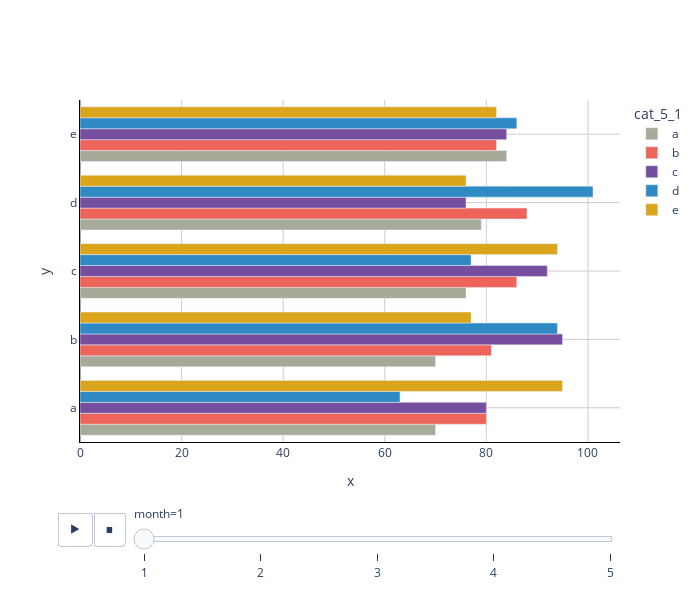

The notebook cell this image was saved under:
### Code cell
import plotly.express as px

fig = px.bar(df.groupby(['cat_5_0','month',  'cat_5_1'])['date'].count().reset_index(), 
            x="date", y="cat_5_0", animation_frame="month",
            color="cat_5_1", 
            color_discrete_sequence=px.colors.qualitative.Vivid_r, barmode='relative', orientation='h', title='x', subtitle='X')

plotlymodex.main_layout(fig, barmode='group')

### Figure 1 — Plotly figure (JSON) as saved in the notebook; plotly's stock layout.template omitted (floating-point values rounded to 4 significant figures)
{"data": [{"hovertemplate": "x: %{x}<br>y: %{y}", "legendgroup": "a", "marker": {"color": "rgb(165, 170, 153)", "pattern": {"shape": ""}}, "name": "a", "orientation": "h", "showlegend": true, "textposition": "auto", "type": "bar", "x": [70, 70, 76, 79, 84], "xaxis": "x", "y": ["a", "b", "c", "d", "e"], "yaxis": "y"}, {"hovertemplate": "x: %{x}<br>y: %{y}", "legendgroup": "b", "marker": {"color": "rgb(237, 100, 90)", "pattern": {"shape": ""}}, "name": "b", "orientation": "h", "showlegend": true, "textposition": "auto", "type": "bar", "x": [80, 81, 86, 88, 82], "xaxis": "x", "y": ["a", "b", "c", "d", "e"], "yaxis": "y"}, {"hovertemplate": "x: %{x}<br>y: %{y}", "legendgroup": "c", "marker": {"color": "rgb(118, 78, 159)", "pattern": {"shape": ""}}, "name": "c", "orientation": "h", "showlegend": true, "textposition": "auto", "type": "bar", "x": [80, 95, 92, 76, 84], "xaxis": "x", "y": ["a", "b", "c", "d", "e"], "yaxis": "y"}, {"hovertemplate": "x: %{x}<br>y: %{y}", "legendgroup": "d", "marker": {"color": "rgb(47, 138, 196)", "pattern": {"shape": ""}}, "name": "d", "orientation": "h", "showlegend": true, "textposition": "auto", "type": "bar", "x": [63, 94, 77, 101, 86], "xaxis": "x", "y": ["a", "b", "c", "d", "e"], "yaxis": "y"}, {"hovertemplate": "x: %{x}<br>y: %{y}", "legendgroup": "e", "marker": {"color": "rgb(218, 165, 27)", "pattern": {"shape": ""}}, "name": "e", "orientation": "h", "showlegend": true, "textposition": "auto", "type": "bar", "x": [95, 77, 94, 76, 82], "xaxis": "x", "y": ["a", "b", "c", "d", "e"], "yaxis": "y"}], "layout": {"barmode": "group", "height": 600, "legend": {"bgcolor": "#ffffff", "bordercolor": "#ffffff", "borderwidth": 1, "orientation": "v", "title": {"text": "cat_5_1"}, "tracegroupgap": 0}, "paper_bgcolor": "white", "plot_bgcolor": "white", "showlegend": true, "sliders": [{"active": 0, "currentvalue": {"prefix": "month="}, "len": 0.9, "pad": {"b": 10, "t": 60}, "steps": [{"args": [["1"], {"frame": {"duration": 0, "redraw": true}, "fromcurrent": true, "mode": "immediate", "transition": {"duration": 0, "easing": "linear"}}], "label": "1", "method": "animate"}, {"args": [["2"], {"frame": {"duration": 0, "redraw": true}, "fromcurrent": true, "mode": "immediate", "transition": {"duration": 0, "easing": "linear"}}], "label": "2", "method": "animate"}, {"args": [["3"], {"frame": {"duration": 0, "redraw": true}, "fromcurrent": true, "mode": "immediate", "transition": {"duration": 0, "easing": "linear"}}], "label": "3", "method": "animate"}, {"args": [["4"], {"frame": {"duration": 0, "redraw": true}, "fromcurrent": true, "mode": "immediate", "transition": {"duration": 0, "easing": "linear"}}], "label": "4", "method": "animate"}, {"args": [["5"], {"frame": {"duration": 0, "redraw": true}, "fromcurrent": true, "mode": "immediate", "transition": {"duration": 0, "easing": "linear"}}], "label": "5", "method": "animate"}], "x": 0.1, "xanchor": "left", "y": 0, "yanchor": "top"}], "title": {}, "updatemenus": [{"buttons": [{"args": [null, {"frame": {"duration": 500, "redraw": true}, "fromcurrent": true, "mode": "immediate", "transition": {"duration": 500, "easing": "linear"}}], "label": "&#9654;", "method": "animate"}, {"args": [[null], {"frame": {"duration": 0, "redraw": true}, "fromcurrent": true, "mode": "immediate", "transition": {"duration": 0, "easing": "linear"}}], "label": "&#9724;", "method": "animate"}], "direction": "left", "pad": {"r": 10, "t": 70}, "showactive": false, "type": "buttons", "x": 0.1, "xanchor": "right", "y": 0, "yanchor": "top"}], "width": 700, "xaxis": {"anchor": "y", "domain": [0, 1], "gridcolor": "#CCCCCC", "linecolor": "black", "showgrid": true, "title": {"text": "x"}, "type": "-", "zerolinecolor": "#AAAAAA"}, "yaxis": {"anchor": "x", "domain": [0, 1], "gridcolor": "#CCCCCC", "linecolor": "black", "showgrid": true, "title": {"text": "y"}, "type": "-", "zerolinecolor": "#AAAAAA"}}}
